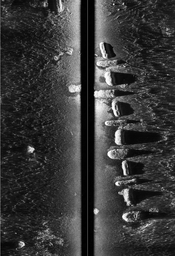
#> input picture AI4Shipwrecks/dataset/images/test/Artificial_Reef_03.png, 175 x 256 px, shrunk from 1728 x 2522 before the run
$ python test_3d_whole_frame.py ../AI4Shipwrecks/dataset/images/test/Artificial_Reef_03.png 1.0 1.0
#> lines starting #> are read from the running program, lines starting #| are printed output that depends on the picture
### backend/reconstruct_3d.py
"""
reconstruct_3d.py — scoped 3D relief reconstruction for a single detected
sonar anomaly patch (not the whole survey image).

Based on the Lambertian shape-from-shading idea in Coiras et al. 2007
(brightness relates to local surface slope). Two relief modes are
available (pick with `mode=` on reconstruct_patch_from_bbox):

  - "schematic" (default): flat seabed + the object's real footprint
    shape (derived from local pixel brightness, not just its bbox
    rectangle), plus a touch of its own texture and a gentle broad
    seabed undulation. Correct choice for typical side-scan detections
    (valves, pipes, debris) sitting on an essentially flat seabed, where
    the visible "texture" in the raw pixels is speckle noise, not real
    terrain.
  - "realistic": a full multiresolution gradient-integration
    reconstruction across the whole patch, closer to the paper's Fig. 9.
    Only appropriate when the scene has real physical texture (sand
    ripples, rocky terrain) — on plain speckle-noise seabed it reliably
    produces a spiky, mountain-like mess, because there's no real slope
    signal in noise for it to recover.

Uses only cv2/numpy/Pillow — no scipy, no new dependency for this repo.

INPUT: a cropped grayscale patch around ONE detection's bbox (not the
full survey image) — crop it from the corrected sonar image, not the raw
waterfall, since pixel size needs to be real-world accurate here.

OUTPUT: heightmap array + PNG preview + OBJ mesh + JSON summary, matching
the fields added to the Detection model (estimated_height_m,
heightmap_path, mesh_path).
"""

import json
from pathlib import Path

import cv2
import numpy as np
from PIL import Image

print("[reconstruct_3d] loaded v3 — default mode='schematic' (flat + real footprint shape)")


# ---------------------------------------------------------------------------
# Step 1: load a patch
# ---------------------------------------------------------------------------

def load_patch(image_path: str) -> np.ndarray:
    """Load a cropped detection patch as a grayscale float32 array in [0, 1]."""
    img = Image.open(image_path).convert("L")
    arr = np.asarray(img, dtype=np.float32) / 255.0
    return arr


# ---------------------------------------------------------------------------
# Step 2: estimate a real height from the acoustic shadow
# ---------------------------------------------------------------------------

def estimate_height_from_shadow(
    patch: np.ndarray,
    pixel_size_m: float,
    sensor_altitude_m: float,
    shadow_intensity_threshold: float = 0.15,
):
    """
    Classic sonar technique: an object of height h casts a shadow of length
    L. By similar triangles with sensor altitude: h = altitude * L / range.
    Approximate, good enough for a demo number — say so if asked in Q&A.
    Returns None if no clear shadow (dark run) is found.
    """
    row_profile = patch.mean(axis=0)
    is_shadow = row_profile < shadow_intensity_threshold

    if not is_shadow.any():
        return None

    best_len, cur_len, best_start, cur_start = 0, 0, 0, 0
    for i, dark in enumerate(is_shadow):
        if dark:
            if cur_len == 0:
                cur_start = i
            cur_len += 1
            if cur_len > best_len:
                best_len, best_start = cur_len, cur_start
        else:
            cur_len = 0

    if best_len < 2:
        return None

    shadow_len_m = best_len * pixel_size_m
    range_to_far_edge_m = max((best_start + best_len) * pixel_size_m, pixel_size_m)
    height_m = sensor_altitude_m * shadow_len_m / range_to_far_edge_m
    return round(float(height_m), 3)


# ---------------------------------------------------------------------------
# Step 3a: SCHEMATIC relief — flat seabed + raised shape exactly at the
# known detection bbox. Fast, clean, not meant to look like real terrain.
# ---------------------------------------------------------------------------

# [161 lines left out: functions ensure_flat_margin, reconstruct_relief_from_bbox, add_surface_detail, add_gentle_seabed_texture, not called in this run]


# ---------------------------------------------------------------------------
# Step 3b: REALISTIC relief — multiresolution gradient integration.
#
# This is the actual photoclinometry idea from Coiras et al.: brightness
# encodes local across-track slope, and integrating that slope rebuilds
# the surface. Naive single-pass cumsum integration amplifies speckle
# noise into "spiky mountains" (a known weakness the paper itself notes
# — see their Fig. 3 before multiresolution regularization is applied).
#
# The fix used here mirrors the paper's coarse-to-fine idea without
# needing scipy or an EM optimizer: integrate the gradient at several
# downsampled scales (noise partly cancels out at each coarser stage,
# since it's less correlated pixel-to-pixel once you've shrunk the
# image), blend the scales weighted toward the coarser ones, strip the
# residual large-scale tilt/ramp, and clip outliers before normalizing
# instead of letting a few noisy pixels dominate the range.
# ---------------------------------------------------------------------------

def geometric_incidence_correction(
    patch: np.ndarray,
    pixel_size_m: float,
    altitude_m: float,
    nadir_col_px: int = None,
) -> np.ndarray:
    """
    Removes the EXPECTED brightness falloff with range that exists even on
    a perfectly flat seabed, because incidence angle shallows out away
    from the nadir. Uses REAL sensor altitude and pixel size (from your
    nav data), with an idealized flat-seabed Lambertian cosine law
    standing in for the real beam-pattern/TVG curve you don't have —
    that's the "dummy" part, but it's a principled physical
    approximation, not an arbitrary guess. What's left after dividing this
    out is the actual local reflectivity/slope signal — real terrain and
    objects — instead of a mix of real terrain and pure geometry.
    """
    h, w = patch.shape
    if nadir_col_px is None:
        nadir_col_px = w // 2

    cols = np.arange(w)
    ground_range = np.abs(cols - nadir_col_px) * pixel_size_m
    ground_range = np.maximum(ground_range, pixel_size_m * 0.5)  # avoid singular point at nadir

    # cos(incidence angle) for a flat seabed at this altitude/range —
    # the idealized Lambertian falloff shape
    expected_falloff = altitude_m / np.sqrt(altitude_m ** 2 + ground_range ** 2)
    expected_falloff = expected_falloff / expected_falloff.max()

    # fit an overall brightness scale from the image's own per-column
    # median (since we don't have the real absolute TVG/gain constant) —
    # this only fits ONE scalar, the falloff SHAPE itself stays physical
    col_median = np.median(patch, axis=0) + 1e-6
    k = float(np.sum(col_median * expected_falloff) / np.sum(expected_falloff ** 2))
    predicted_baseline = np.maximum(k * expected_falloff, 1e-3)

    corrected = patch / predicted_baseline[np.newaxis, :]
    corrected = corrected / (np.percentile(corrected, 98) + 1e-6)
    return np.clip(corrected, 0, 1).astype(np.float32)


def reconstruct_relief_platform(
    patch: np.ndarray,
    smooth_sigma: float = 4.0,
    contrast_boost: float = 2.5,
    clahe_clip: float = 2.5,
    clahe_grid: int = 8,
) -> np.ndarray:
    """
    Builds a gently-undulating "platform" directly from local brightness —
    NO slope integration, no cumsum anywhere. This is a first-order
    approximation ("brighter looks slightly higher") rather than a true
    physical slope reconstruction, but it is inherently stable: with no
    accumulation step, there is nothing for residual noise to compound
    into spikes, no matter how noisy the source image is.

    Uses CLAHE (adaptive local contrast) instead of one global
    normalization — a real waterfall image often has one big uniform
    region (the nadir gap between swaths, or a shadow) that's much
    darker/brighter than everything else. Normalizing globally lets that
    one region set the whole scale and crushes every other real feature
    (ripples, the actual object) into near-uniform flatness. CLAHE
    equalizes contrast in local tiles instead, so small real local
    variation stays visible everywhere, not just in the most extreme
    region of the frame.
    """
    img8 = (np.clip(patch, 0, 1) * 255).astype(np.uint8)
    denoised = cv2.medianBlur(img8, 5)
    denoised = cv2.bilateralFilter(denoised, d=9, sigmaColor=40, sigmaSpace=9)

    clahe = cv2.createCLAHE(clipLimit=clahe_clip, tileGridSize=(clahe_grid, clahe_grid))
    equalized = clahe.apply(denoised)

    smoothed = cv2.GaussianBlur(equalized.astype(np.float32), (0, 0), sigmaX=smooth_sigma, sigmaY=smooth_sigma)
    smoothed = smoothed / 255.0

    baseline = float(np.median(smoothed))
    relief = (smoothed - baseline) * contrast_boost

    lo, hi = np.percentile(relief, [2, 98])
    relief = np.clip(relief, lo, hi)

    relief -= relief.min()
    if relief.max() > 0:
        relief /= relief.max()

    # trim the noisiest few pixels of border (CLAHE has less context to
    # work with right at the image edge, which is what makes the
    # perimeter look ragged rather than a clean rectangle like Fig. 6d)
    trim = max(2, int(min(relief.shape) * 0.02))
    relief[:trim, :] = relief[trim:trim + 1, :]
    relief[-trim:, :] = relief[-trim - 1:-trim, :]
    relief[:, :trim] = relief[:, trim:trim + 1]
    relief[:, -trim:] = relief[:, -trim - 1:-trim]

    return relief.astype(np.float32)


# [165 lines left out: functions frankot_chellappa, reconstruct_relief_slope, reconstruct_relief_multires, emphasize_bbox_region, not called in this run]


# ---------------------------------------------------------------------------
# Step 4: calibrate to real units and export
# ---------------------------------------------------------------------------

def _write_obj_mesh(heightmap_m: np.ndarray, pixel_size_m: float, out_path: Path) -> None:
    """Write a simple grid mesh (quads as two triangles) for a Three.js viewer."""
    rows, cols = heightmap_m.shape
    lines = []
    for r in range(rows):
        for c in range(cols):
            x = c * pixel_size_m
            y = r * pixel_size_m
            z = float(heightmap_m[r, c])
            lines.append(f"v {x:.4f} {y:.4f} {z:.4f}")

    def vid(r, c):
        return r * cols + c + 1

    for r in range(rows - 1):
        for c in range(cols - 1):
            a, b, cc, d = vid(r, c), vid(r, c + 1), vid(r + 1, c + 1), vid(r + 1, c)
            lines.append(f"f {a} {b} {cc}")
            lines.append(f"f {a} {cc} {d}")

    out_path.write_text("\n".join(lines))


def calibrate_and_export(
    relief_relative: np.ndarray,
    estimated_height_m,
    pixel_size_m: float,
    out_dir: str,
    name: str = "detection",
) -> dict:
    """
    Scales the relative relief to metres (using the shadow-based height if
    available, else a flagged default) and writes:
      {name}_heightmap.npy, {name}_heightmap.png, {name}_mesh.obj, {name}_report.json
    """
    out_dir_path = Path(out_dir)
    out_dir_path.mkdir(parents=True, exist_ok=True)

    used_default = estimated_height_m is None
    target_height_m = estimated_height_m if not used_default else 0.5
    heightmap_m = relief_relative * target_height_m

    np.save(out_dir_path / f"{name}_heightmap.npy", heightmap_m)

    preview = (relief_relative * 255).astype(np.uint8)
    Image.fromarray(preview).save(out_dir_path / f"{name}_heightmap.png")

    obj_path = out_dir_path / f"{name}_mesh.obj"
    _write_obj_mesh(heightmap_m, pixel_size_m, obj_path)

    report = {
        "heightmap": heightmap_m.tolist(),
        "estimated_height_m": target_height_m,
        "height_source": "shadow" if not used_default else "default_fallback",
        "grid_shape": list(heightmap_m.shape),
        "heightmap_png_path": str(out_dir_path / f"{name}_heightmap.png"),
        "mesh_path": str(obj_path),
    }
    (out_dir_path / f"{name}_report.json").write_text(json.dumps(report, indent=2))
    return report


# ---------------------------------------------------------------------------
# Primary entry point
# ---------------------------------------------------------------------------

# [57 lines left out: function reconstruct_patch_from_bbox, not called in this run]


# ---------------------------------------------------------------------------
# Convenience: run the whole thing on one patch, no known bbox
# ---------------------------------------------------------------------------

def reconstruct_patch(
    image_path: str,
    out_dir: str,
    pixel_size_m: float = 0.05,
    sensor_altitude_m: float = 5.0,
    name: str = "detection",
    mode: str = "flat",
    nadir_col_px: int = None,
) -> dict:
    """
    No-bbox, whole-image path — this is what matches Fig. 6(d)/9(d) in the
    paper (reconstruct the whole highlighted region, no single "here's
    the object" emphasis).

    mode="flat" (default): always safe — flat plane + a gentle broad
        undulation. Use this if you're not sure the image has real
        terrain in it.
    mode="platform": brightness mapped directly to height, no geometric
        correction — inherently stable but conflates real terrain with
        range-dependent brightness falloff.
    mode="slope": Frankot-Chellappa gradient integration (still brightness-
        as-slope under the hood, so similar look to "platform" in practice).
    mode="realistic": the earlier row-by-row cumsum approach. Kept only
        for reference.
    mode="physical": platform reconstruction AFTER removing the expected
        flat-seabed range/incidence-angle brightness falloff, using real
        altitude + pixel size and an idealized Lambertian model standing
        in for the real beam-pattern/TVG curve. This is the most
        physically grounded of the four — try this one first.
    """
    patch = load_patch(image_path)
#> in load_patch, img is the input picture: PIL image 175x256 L; min 0, max 255, mean 56.8
    est_height = estimate_height_from_shadow(patch, pixel_size_m, sensor_altitude_m)
#> in estimate_height_from_shadow, `row_profile = patch.mean(axis=0)`: row_profile = 175 values, max 0.595 at index 97, min 0 at index 86, mean 0.223
#> the loop in estimate_height_from_shadow, `for i, dark in enumerate(is_shadow):` made 175 passes
#> (dark, cur_len) on passes 1 to 8: (False, 0), (True, 1), (True, 2), (True, 3), (True, 4), (True, 5), (True, 6), (True, 7)
#> after the loop in estimate_height_from_shadow, `for i, dark in enumerate(is_shadow):`: best_len = 36; best_start = 1
#> in estimate_height_from_shadow, `shadow_len_m = best_len * pixel_size_m`: shadow_len_m = 36
#> in estimate_height_from_shadow, `range_to_far_edge_m = max((best_start + best_len) * pixel_size_m, pixe..`: range_to_far_edge_m = 37
#> in estimate_height_from_shadow, `height_m = sensor_altitude_m * shadow_len_m / range_to_far_edge_m`: height_m = 0.973
#> est_height = 0.973
    print(f"[reconstruct_patch] mode = {mode!r}")
    if mode == "realistic":
        height = reconstruct_relief_multires(patch)
    elif mode == "slope":
        height = reconstruct_relief_slope(patch)
    elif mode == "platform":
        height = reconstruct_relief_platform(patch)
    elif mode == "physical":
        corrected = geometric_incidence_correction(patch, pixel_size_m, sensor_altitude_m, nadir_col_px)
#> in geometric_incidence_correction, `col_median = np.median(patch, axis=0) + 1e-6`: col_median = 175 values, max 0.569 at index 97, min 1e-06 at index 86, mean 0.197
#> in geometric_incidence_correction, `k = float(np.sum(col_median * expected_falloff) / np.sum(expected_fall..`: k = 0.534
#> in geometric_incidence_correction, `predicted_baseline = np.maximum(k * expected_falloff, 1e-3)`: predicted_baseline = 175 values, max 0.534 at index 87, min 0.00686 at index 0, mean 0.0349
#> in geometric_incidence_correction, `corrected = patch / predicted_baseline[np.newaxis, :]`:
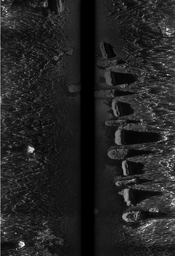
#> corrected: shape (256, 175) float64; min 0, max 98.88, mean 13.7; drawn with min black and max white
        height = reconstruct_relief_platform(corrected)
#> in reconstruct_relief_platform, `denoised = cv2.medianBlur(img8, 5)`:
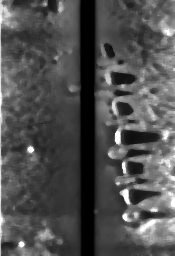
#> denoised: shape (256, 175); min 0, max 255, mean 80.4
#> in reconstruct_relief_platform, `smoothed = cv2.GaussianBlur(equalized.astype(np.float32), (0, 0), sigm..`:
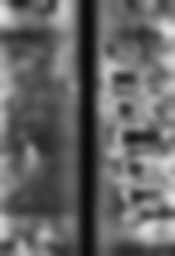
#> smoothed: shape (256, 175) float32; min 9.73, max 225.4, mean 101.7
#> in reconstruct_relief_platform, `baseline = float(np.median(smoothed))`: baseline = 0.393
#> in reconstruct_relief_platform, `lo, hi = np.percentile(relief, [2, 98])`: lo = -0.845; hi = 0.884
#> in reconstruct_relief_platform, `relief = np.clip(relief, lo, hi)`:
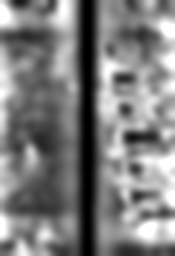
#> relief: shape (256, 175) float32; min -0.845, max 0.884, mean 0.0122; drawn with min black and max white
    else:
        height = add_gentle_seabed_texture(np.zeros_like(patch), patch)
    return calibrate_and_export(height, est_height, pixel_size_m, out_dir, name)
#> in calibrate_and_export, `used_default = estimated_height_m is None`: used_default = False
#> in calibrate_and_export, `target_height_m = estimated_height_m if not used_default else 0.5`: target_height_m = 0.973
#> after the loop in _write_obj_mesh, `for r in range(rows):`: lines = 44800 items
#> after the loop in _write_obj_mesh, `for r in range(rows - 1):`: lines = 133540 items

### backend/render_3d.py
"""
render_3d.py — renders 3D/2D previews of a reconstructed heightmap.

render_textured_surface: shaded 3-D perspective mesh (styled amber/bronze,
    like classic sonar imagery).
render_elevation_map: proper top-down elevation map with a colorbar and
    real-world axes in metres — this is what Fig. 6(c)/9(c) in Coiras et
    al. actually are, a labeled 2-D height image, not a 3-D mesh.
"""

import numpy as np
import matplotlib
matplotlib.use("Agg")
import matplotlib.pyplot as plt
from matplotlib.colors import LightSource
from PIL import Image


def render_elevation_map(
    heightmap_npy_path: str,
    pixel_size_m: float,
    out_path: str,
    cmap: str = "gray",
) -> None:
    """
    Renders a proper top-down elevation map with a colorbar and real-world
    axes in metres — this is what Fig. 6(c)/9(c) in Coiras et al. actually
    are: a labeled 2-D height image, not a 3-D perspective mesh. Much
    simpler and inherently readable regardless of how rough the raw data
    is, since there's no mesh/lighting/viewing-angle to get wrong.
    """
    heightmap = np.load(heightmap_npy_path)
    rows, cols = heightmap.shape
    extent = [0, cols * pixel_size_m, rows * pixel_size_m, 0]

    fig, ax = plt.subplots(figsize=(7, 5))
    im = ax.imshow(heightmap, cmap=cmap, extent=extent, aspect="auto")
    cbar = fig.colorbar(im, ax=ax)
    cbar.set_label("Height (m)")
    ax.set_xlabel("Range (m)")
    ax.set_ylabel("Along-track (m)")
    ax.set_title("Elevation map")
    plt.tight_layout()
    plt.savefig(out_path, dpi=150)
    plt.close(fig)


def render_textured_surface(
    heightmap_npy_path: str,
    texture_patch_path: str,
    out_path: str,
    pixel_size_m: float = 0.1,
    vert_exaggeration: float = 5.0,
    azdeg: float = 315,
    altdeg: float = 55,
    colormap: str = "copper",
):
    """
    vert_exaggeration is now an EXPLICIT, controlled multiplier on real
    height — not an accidental one. Previously X/Y were plotted in raw
    pixel counts (hundreds) while Z was in real metres, with no shared
    scale between them; matplotlib then stretched a genuinely small real
    height (e.g. 0.5 m across a 30 m wide scene) to fill much of the
    plot, which is what made every reconstruction look like dramatic
    mountains regardless of how gentle the actual data was. Putting X, Y,
    Z all in metres and setting the box aspect to the TRUE physical
    proportions means a gentle platform now actually renders as gentle —
    vert_exaggeration is the one deliberate knob left for making subtle
    relief visible, exactly the way the paper's own figures use it.
    """
    heightmap = np.load(heightmap_npy_path)  # in metres

    texture = Image.open(texture_patch_path).convert("L").resize(
        (heightmap.shape[1], heightmap.shape[0])
    )
    texture_arr = np.asarray(texture, dtype=np.float32) / 255.0

    cmap = plt.get_cmap(colormap)
    texture_rgb = cmap(texture_arr)[:, :, :3]

    rows, cols = heightmap.shape
    X, Y = np.meshgrid(np.arange(cols) * pixel_size_m, np.arange(rows) * pixel_size_m)
    Z = heightmap * vert_exaggeration  # explicit, labeled exaggeration only

    ls = LightSource(azdeg=azdeg, altdeg=altdeg)
    shaded_rgb = ls.shade_rgb(texture_rgb, heightmap, vert_exag=1.0, blend_mode="soft")

    fig = plt.figure(figsize=(9, 7))
    ax = fig.add_subplot(111, projection="3d")
    ax.plot_surface(
        X, Y, Z,
        rstride=1, cstride=1,
        facecolors=shaded_rgb,
        linewidth=0, antialiased=True, shade=False,
    )

    real_width = cols * pixel_size_m
    real_height = rows * pixel_size_m
    z_extent = max(float(Z.max() - Z.min()), 1e-6)
    ax.set_box_aspect((real_width, real_height, z_extent))  # TRUE physical proportions
    ax.set_axis_off()
    ax.view_init(elev=35, azim=-60)

    plt.savefig(out_path, dpi=140, bbox_inches="tight", facecolor="white")
    plt.close(fig)


# [3 lines that do not run on import are left out]

### backend/test_3d_whole_frame.py
"""
test_3d_whole_frame.py — reconstruct an ENTIRE waterfall/survey image as
one 3-D relief, no bbox, no single-object pointer. This is what matches
Fig. 6(d) / 9(d) in the Coiras et al. paper: the whole highlighted region
reconstructed together, ripples and any embedded features all showing up
from the shading.

Usage: python test_3d_whole_frame.py <image.png> [pixel_size_m] [altitude_m]

For a single detected object instead, use test_3d_custom.py (which needs
a real bbox and produces a schematic pointer, not a full-scene relief).
"""

import sys
import os
from reconstruct_3d import reconstruct_patch
from render_3d import render_textured_surface, render_elevation_map

image_path = sys.argv[1]
pixel_size_m = float(sys.argv[2]) if len(sys.argv) > 2 else 0.1
altitude_m = float(sys.argv[3]) if len(sys.argv) > 3 else 60.0

os.makedirs("results", exist_ok=True)
name = os.path.splitext(os.path.basename(image_path))[0].replace(" ", "_")

r = reconstruct_patch(
    image_path, "./results",
    pixel_size_m=pixel_size_m, sensor_altitude_m=altitude_m,
    name=name, mode="physical",
)
#> r = 6 items
print("estimated_height_m:", r["estimated_height_m"], "| source:", r["height_source"])
#| estimated_height_m: 0.973 | source: shadow

out_path = f"results/{name}_3d_preview.png"
render_textured_surface(f"results/{name}_heightmap.npy", image_path, out_path, pixel_size_m=pixel_size_m, colormap="gray")
#> in render_textured_surface, `ax.plot_surface( X, Y, Z, rstride=1, cstride=1, facecolors=shaded_rgb,..`:
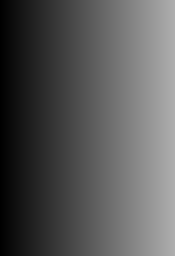
#> X: shape (256, 175) float64; min 0, max 174, mean 87
#> in render_textured_surface, `plt.savefig(out_path, dpi=140, bbox_inches="tight", facecolor="white")`:
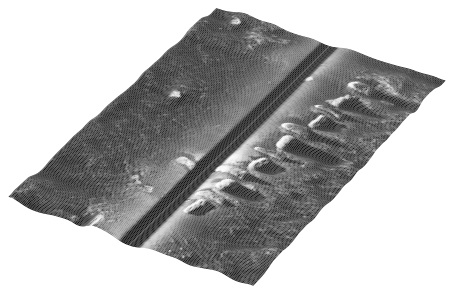
#> figure drawn by matplotlib, 1 panel
print("3D preview saved at", out_path)

elevation_path = f"results/{name}_elevation_map.png"
render_elevation_map(f"results/{name}_heightmap.npy", pixel_size_m, elevation_path)
#> in render_elevation_map, `plt.savefig(out_path, dpi=150)`:
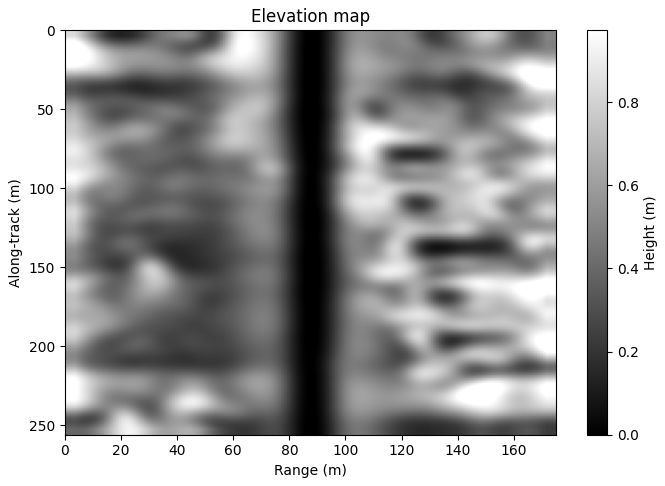
#> figure drawn by matplotlib, 2 panels
print("Elevation map saved at", elevation_path, "  <-- this is the Fig. 6(c)-style output")
print(f'Open it with:  ii "{elevation_path}"   (PowerShell)')
